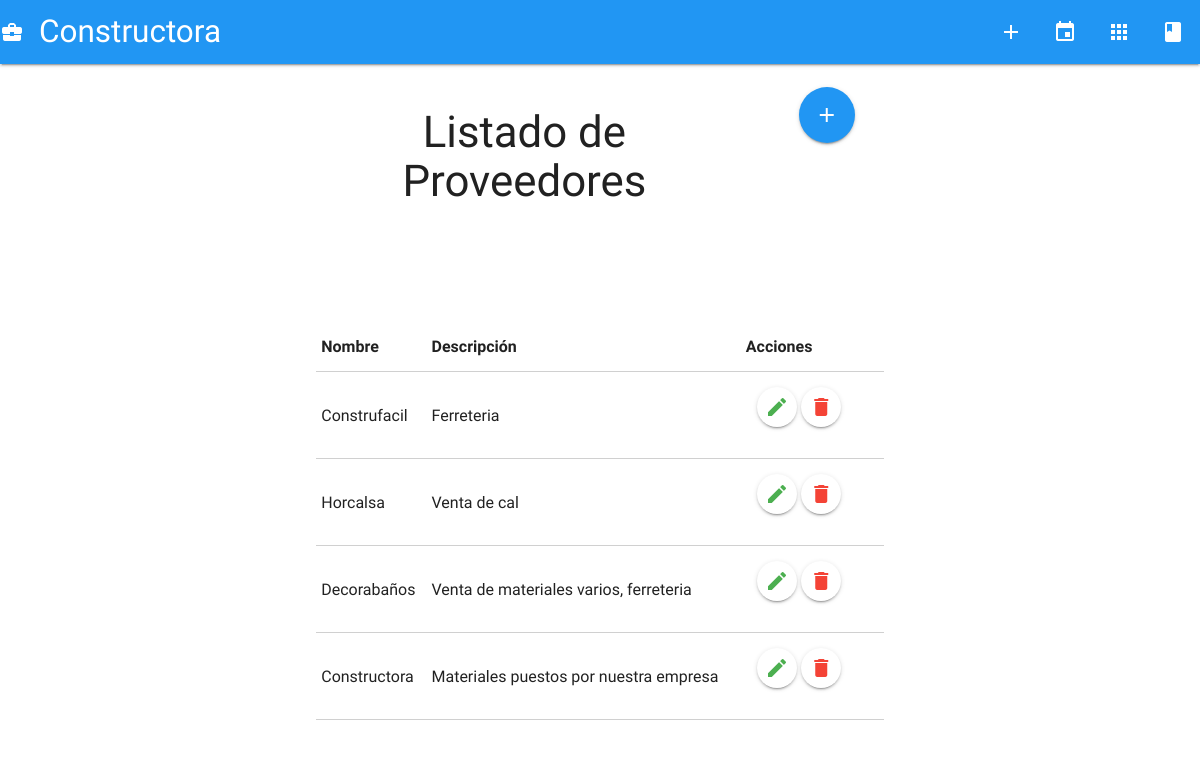
Page /proveedores/ on the earlier database version.
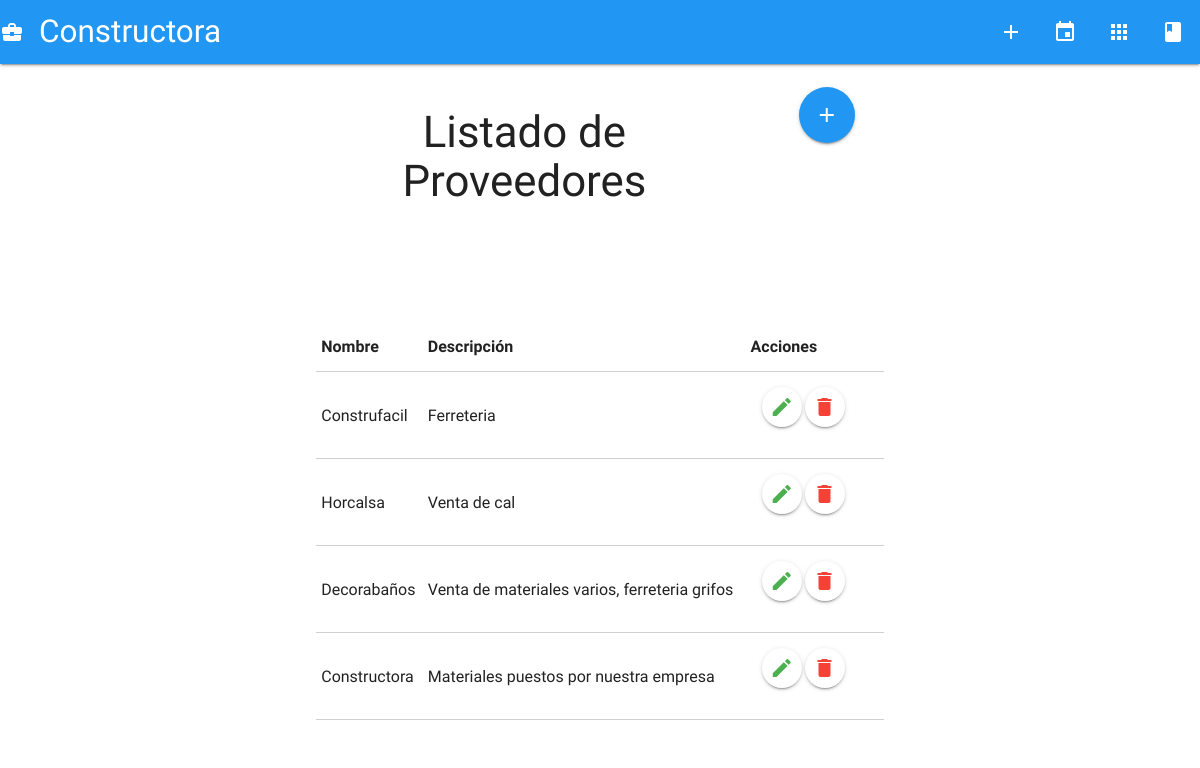
Same page on the later database version.
### constructora/models.py (models this page shows, shortened)
class Proveedor (models.Model):
    nombre  =   models.CharField(max_length=30)
    descripcion = models.CharField(max_length=150)

### constructora/views.py (the view)
# urls.py: url(r'^proveedores/$', views.lista_proveedores, name='url_proveedores'),
def lista_proveedores(request):
    provs = Proveedor.objects.all()
    return render(request, 'constructora/proveedores.html',{'prov': provs})

### constructora/templates/constructora/proveedores.html (shortened to what this page needs)
{% extends 'constructora/base.html' %}
{% block content %}
  <div class="row center-align">
    <br>
    <div class="row">
      <div class="col l6 offset-l2">
        <h3>Listado de Proveedores</h3>
      </div>
      <div class="col l2">
        <a href="{% url 'url_nuevo_proveedor' %}" class="btn-floating btn-large waves-effect waves-light blue tooltipped" data-position="bottom" data-delay="50" data-tooltip="Nuevo Proveedor"><i class="material-icons">add</i></a>
      </div>
    </div>
    <div class="col l8 offset-l2">
      <table class="bordered highlight">
        <thead >
          <tr>
              <th>Nombre</th>
              <th>Descripción</th>
              <th>Acciones</th>
          </tr>
        </thead>
        {% for p in prov %}
        <div class="row">
          <tr>
            <td>{{p.nombre}}</td>
            <td>{{p.descripcion}}</td>
            <td>
                <div class="col l4">
                  <form class="" action="{% url 'url_editar_proveedor' pk=p.pk %}" method="post">
                    <button class="btn-floating white tooltipped" data-position="bottom" data-delay="50" data-tooltip="Editar" type="submit" name="button">
                      <i class="green-text material-icons">edit</i>
                    </button>
                  </form>
                </div>
                <div class="col l4">
                  <form class="" action="{% url 'url_eliminar_proveedor' pk=p.pk %}" method="post">
                    <button class="btn-floating white tooltipped" data-position="bottom" data-delay="50" data-tooltip="Eliminar" type="submit" name="button">
                      <i class="red-text material-icons">delete</i>
                    </button>
                  </form>
                </div>
            </td>
          </tr>
        </div>
        {% endfor %}
      </table>
    </div>
  </div>
{% endblock content %}

Differences in the rows shown:
changed Proveedor "Decorabaños": descripcion "Venta de materiales varios, ferreteria" → "Venta de materiales varios, ferreteria grifos"
